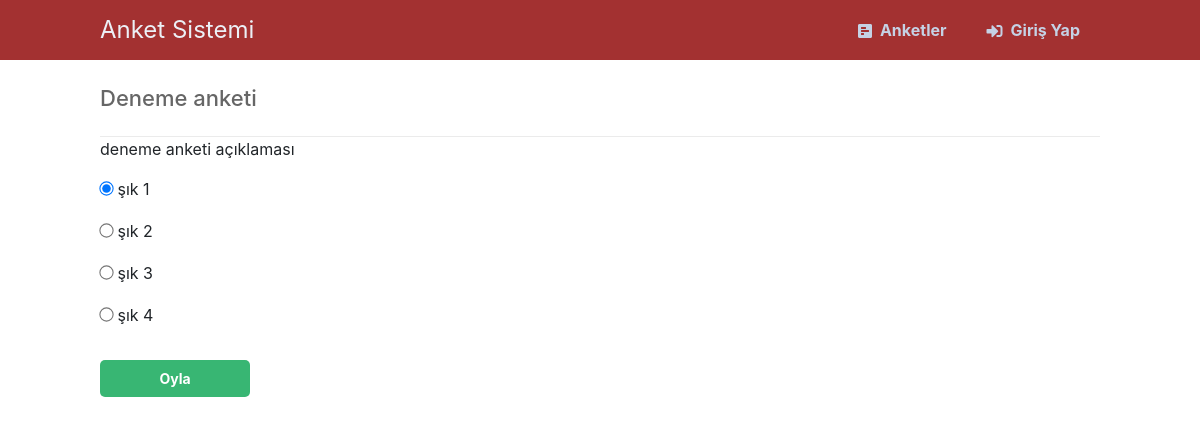
/vote.php?id=2, run on the app's committed database.
### tables this page shows
CREATE TABLE IF NOT EXISTS `polls` (
  `id` int NOT NULL AUTO_INCREMENT,
  `title` text NOT NULL,
  `description` text NOT NULL,
  `end_date` datetime DEFAULT NULL,
  PRIMARY KEY (`id`)
);

CREATE TABLE IF NOT EXISTS `poll_answers` (
  `id` int NOT NULL AUTO_INCREMENT,
  `poll_id` int NOT NULL,
  `title` text NOT NULL,
  `votes` int NOT NULL DEFAULT '0',
  PRIMARY KEY (`id`),
  KEY `poll_id` (`poll_id`)
);

### vote.php (the view, shortened to what this page needs)
<?php
include 'functions.php';
$pdo = pdo_connect_mysql();
$msg = "";
$rightToVote  = false;
$dateNow = date("Y-m-d H:i:s");
if (isset($_GET['id'])) {
    $ip_address = $_SERVER['REMOTE_ADDR'];
    $voters = $pdo->prepare('SELECT COUNT(*) as count FROM voters WHERE ip_adress = ? AND poll_id = ?');
    $voters->execute([$ip_address, $_GET['id']]);
    $votersResult = $voters->fetch(PDO::FETCH_ASSOC);
    if ($votersResult["count"] > 0) {
        $msg = "zaten oy kullanmışsın " . $ip_address;
        if (isset($_SESSION["email"])) {
            $rightToVote = true;
            $msg = '<div class="alert alert-primary" role="alert">Zaten oy vermişsiniz fakat yetkili olduğunuz için birden fazla oy kullanabilirsiniz.</div>';
        } else {
            $rightToVote = false;
        }
    } else {
        $rightToVote = true;
    }
    $stmt = $pdo->prepare('SELECT * FROM polls WHERE id = ? AND (end_date > ? OR end_date = "0000-00-00 00:00:00")');
    $stmt->execute([$_GET['id'], $dateNow]);
    $poll = $stmt->fetch(PDO::FETCH_ASSOC);
    if ($poll) {
        $stmt = $pdo->prepare('SELECT * FROM poll_answers WHERE poll_id = ?');
        $stmt->execute([$_GET['id']]);
        $poll_answers = $stmt->fetchAll(PDO::FETCH_ASSOC);
    } else {
        exit('<h3>Böyle bir anket mevcut değil veya süresi dolmuş olabilir.</h3>');
    }
} else {
    exit('No poll ID specified.');
}
?>
<?= template_header($poll['title'] . ' Anketine oy kullan') ?>
<div class="content poll-vote">
    <h2><?= $poll['title'] ?></h2>
    <p><?= $poll['description'] ?></p>
    <form action="vote.php?id=<?= $_GET['id'] ?>" method="post">
        <?php for ($i = 0; $i < count($poll_answers); $i++) : ?>
            <label>
                <input type="radio" name="poll_answer" value="<?= $poll_answers[$i]['id'] ?>" <?= $i == 0 ? ' checked' : '' ?>>
                <?= $poll_answers[$i]['title'] ?>
            </label>
        <?php endfor; ?>
        <div>
            <?php
            if (isset($_SESSION["email"])) {
                echo $msg;
                echo '<input type="submit" value="Oyla">';
            } else {
                if ($rightToVote) {
                    echo '<input type="submit" value="Oyla">';
                } else {
                    echo '<div class="alert alert-warning" role="alert">
                    Sadece bir defa oy verebilirsiniz!
                  </div>';
                }
            }
            ?>
        </div>
    </form>
</div>
<?= template_footer() ?>

### assets/style.css (style rules this page uses)
* { box-sizing: border-box; font-family: -apple-system, BlinkMacSystemFont, "segoe ui", roboto, oxygen, ubuntu, cantarell, "fira sans", "droid sans", "helvetica neue", Arial, sans-serif; font-size: 16px; -webkit-font-smoothing: antialiased; -moz-osx-font-smoothing: grayscale; }
body { background-color: #FFFFFF; margin: 0; }
.content { width: 1000px; margin: 0 auto; }
.content h2 { margin: 0; padding: 25px 0; font-size: 22px; border-bottom: 1px solid #ebebeb; color: #666666; }
.poll-vote form { display: flex; flex-flow: column; }
.poll-vote form label { padding-bottom: 10px; }
.poll-vote form input[type="radio"] { transform: scale(1.1); }
.poll-vote form input[type="submit"], .poll-vote form a { display: inline-block; padding: 8px; border-radius: 5px; background-color: #38b673; border: 0; font-weight: bold; font-size: 14px; color: #FFFFFF; cursor: pointer; width: 150px; margin-top: 15px; }

### data on the page
polls: title "Deneme anketi", description "deneme anketi açıklaması"
poll_answers: title "şık 1"
poll_answers: title "şık 2"
poll_answers: title "şık 3"
poll_answers: title "şık 4"
